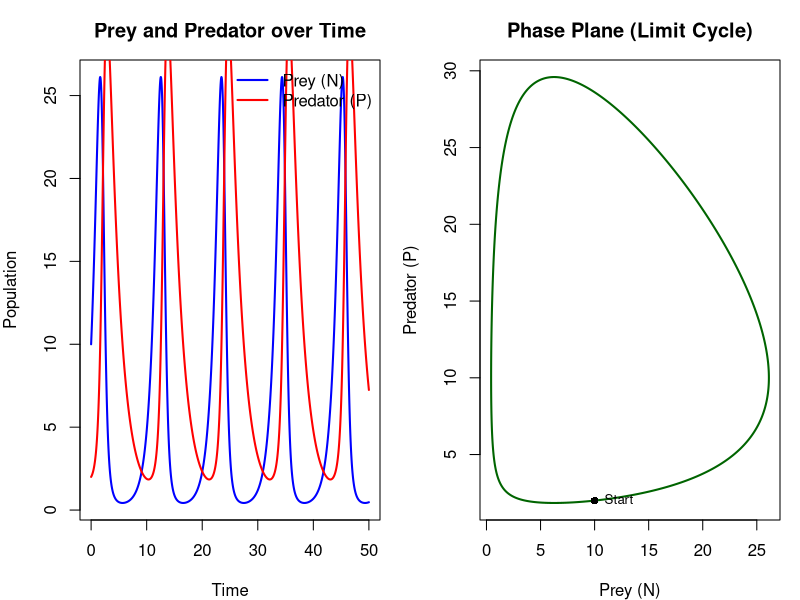

Recreate this plot in R.
## ---- chunk 1
params <- c(r = 1.0, a = 0.1, beta = 0.8, d = 0.5)
initial <- c(N = 10, P = 2)

lotka_volterra <- function(t, y, p) {
  N <- y[1]
  P <- y[2]
  c(
    p["r"] * N - p["a"] * N * P,
    p["beta"] * p["a"] * N * P - p["d"] * P
  )
}

rk4_step <- function(y, t, dt, f, p) {
  k1 <- f(t, y, p)
  k2 <- f(t + dt / 2, y + dt * k1 / 2, p)
  k3 <- f(t + dt / 2, y + dt * k2 / 2, p)
  k4 <- f(t + dt, y + dt * k3, p)
  y + dt * (k1 + 2 * k2 + 2 * k3 + k4) / 6
}

times <- seq(0, 50, by = 0.01)
solution <- matrix(NA, nrow = length(times), ncol = 2)
solution[1, ] <- initial
for (i in seq_len(length(times) - 1)) {
  solution[i + 1, ] <- rk4_step(solution[i, ], times[i], times[i + 1] - times[i], lotka_volterra, params)
}

N <- solution[, 1]
P <- solution[, 2]

par(mfrow = c(1, 2), mar = c(4, 4, 3, 1))
plot(times, N, type = "l", col = "blue", lwd = 2,
     xlab = "Time", ylab = "Population",
     main = "Prey and Predator over Time")
lines(times, P, col = "red", lwd = 2)
legend("topright", legend = c("Prey (N)", "Predator (P)"),
       col = c("blue", "red"), lwd = 2, bty = "n")

plot(N, P, type = "l", col = "darkgreen", lwd = 2,
     xlab = "Prey (N)", ylab = "Predator (P)",
     main = "Phase Plane (Limit Cycle)")
points(N[1], P[1], pch = 16, col = "black")
text(N[1], P[1], labels = "Start", pos = 4, cex = 0.8)
